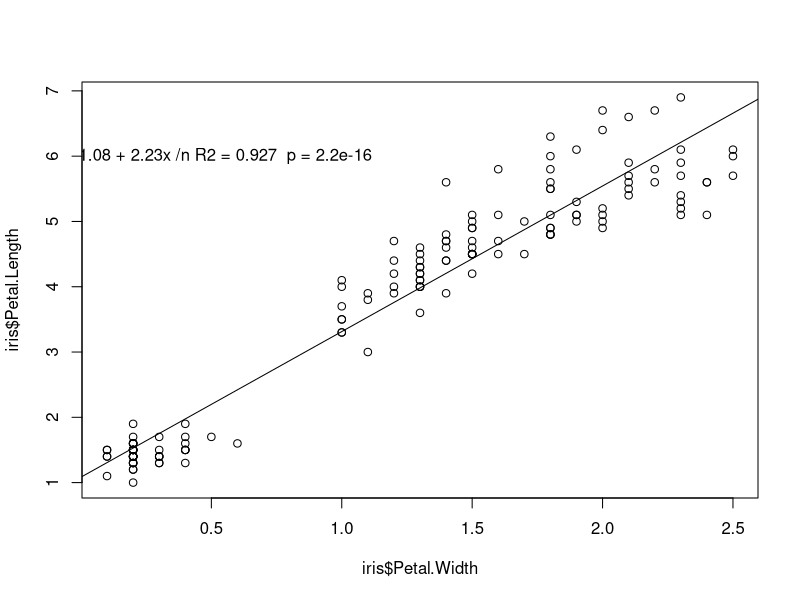
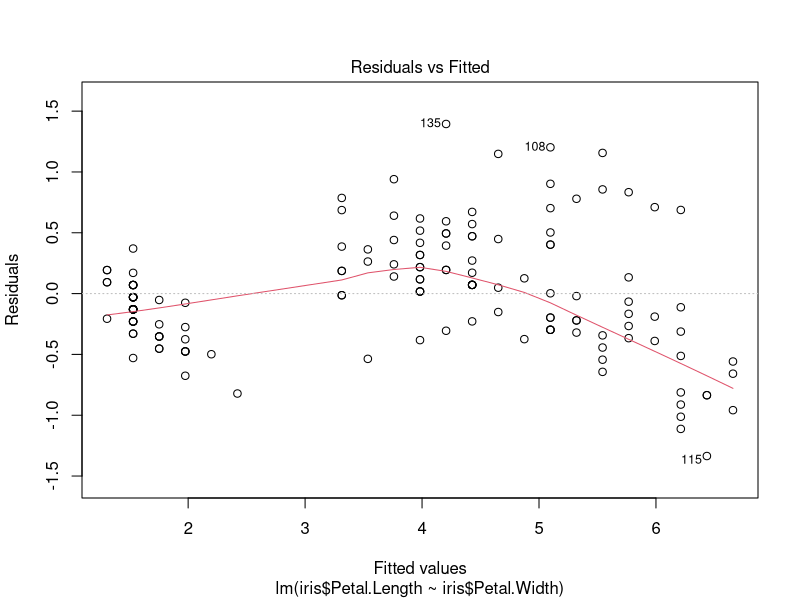
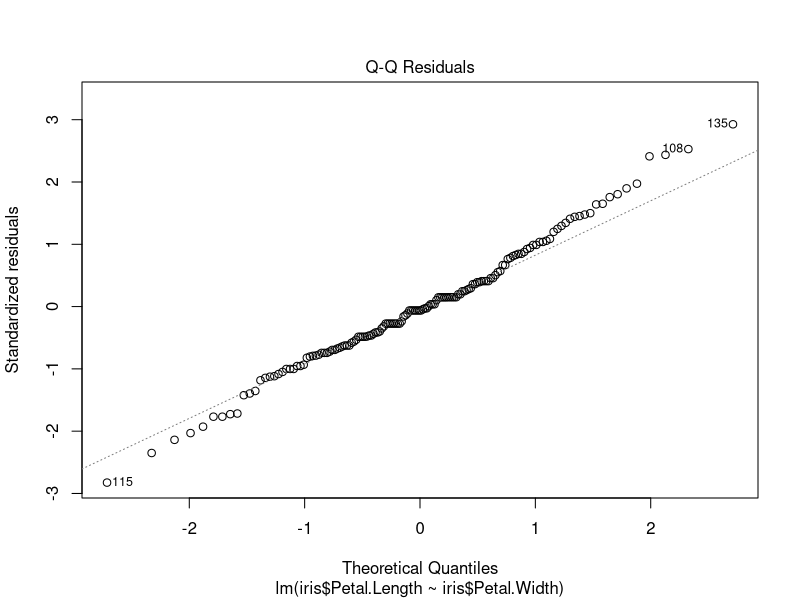
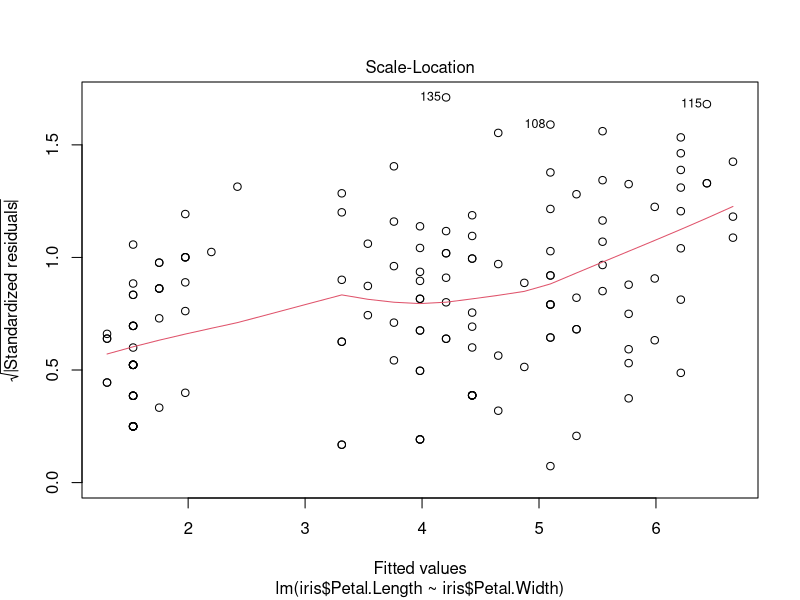
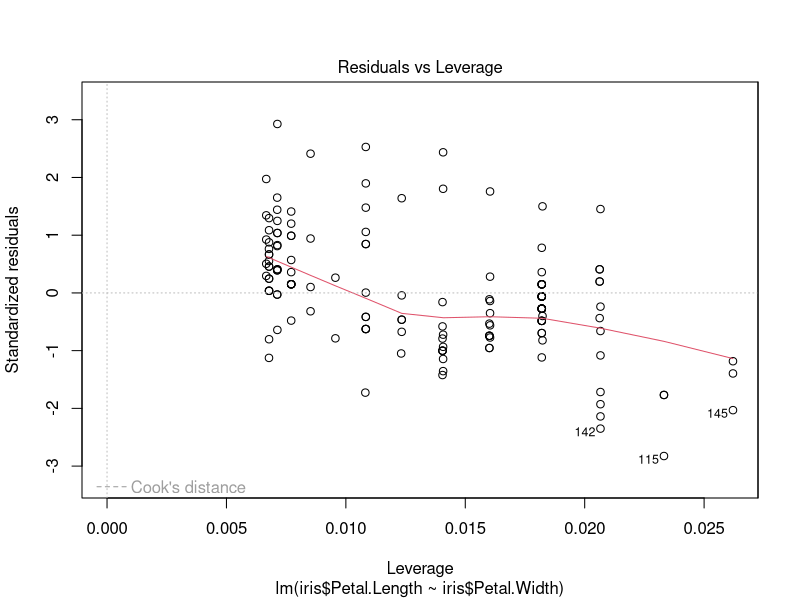

Reproduce these figures in R, in order.
##Relationship between petal length and petal width
##Correlation -----
petal.cor <- cor(iris$Petal.Length, iris$Petal.Width)
#r = 0.96

##Regression
petal.lm <- lm(iris$Petal.Length ~ iris$Petal.Width)
petal.lm
#b0 = 1.08, b1 = 2.23
#For each milimeter in width, the length increases 2.23mm. 
#y=1.08+2.23x
summary(petal.lm)
#R2 = 0.927, p = 2*10-16 (prob. of having a horizontal line)

##Linear regression
plot(iris$Petal.Length ~ iris$Petal.Width, data = iris)
abline(petal.lm)
text(0.5, 6, "y = 1.08 + 2.23x /n R2 = 0.927  p = 2.2e-16")

#Residuals normality and homescedasticity
plot(petal.lm)
shapiro.test(petal.lm$residuals)
#Residuals seem normal

##ANOVA
##For the anova we need a categorical independent value
##Effect of species on petal length
species.lm <- lm(iris$Petal.Length ~ iris$Species, data = iris)
species.lm

#The mean of versicolor is 2.798mm large than setosa (mean = 1.462mm)
#The mean of virginica is 4.09mm larger than setosa
summary(species.lm)
anova(species.lm)
#Differencesare significant: p-value < 0.01